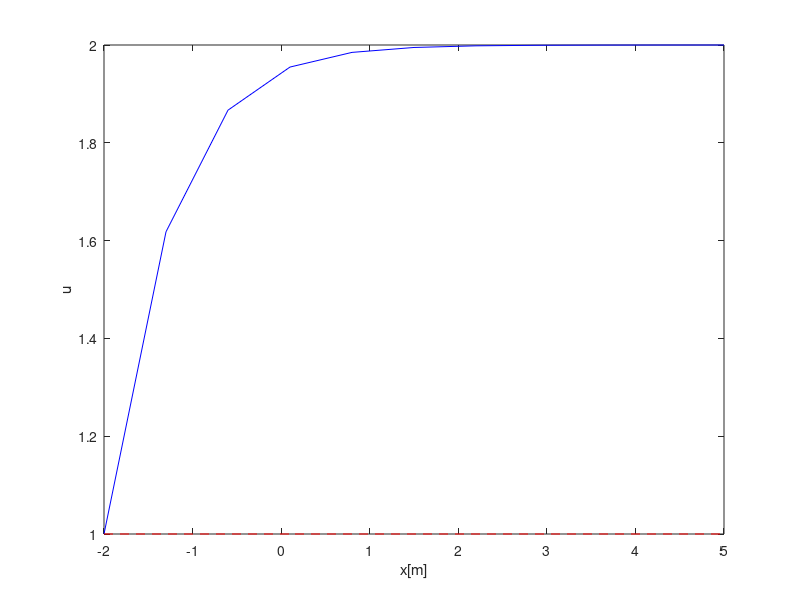

The MATLAB script that drew this image:
% v05.pdf, slide 12
% u^2ux + ut = 0

clear all, clc

% diskretizovati prostor
xl = -2; xd = 5; Nx = 11;
x = linspace(xl, xd, Nx);
dx = x(2)-x(1);

% diskretizovati vreme
t = 0;
tfin = 11;
dt = 0.1;

u0 = 1*(x<0) + 2 * (x>=0);
u = u0; % deklaracija niza

while (t < tfin)
  t = t + dt; % posto je uslov po vremenu
  u(1) = 1; % granicni uslov iz zadatka
  % ...:Nx)^2
  u(2:Nx) = u0(2:Nx) - dt/dx * (u0(2:Nx).^2 -  u0(2:Nx) - u0(1:Nx-1));
  u0 = u; % fiktivna naredba jer je u niz
 
  % axis([xl, xd, 0, 1]);

  % porediti analiticko & numericko
  for i=1:Nx
      if x(i) < t
          ua(i) = 1;
      elseif x(i) < 4*t+3
          ua(i) = sqrt((x(i)-3)/t); % analytical sol (inverse)
      else
          ua(i) = 2;
      end
  end
  plot(x, u, 'b', x, ua, 'r--');
  xlabel('x[m]')
  ylabel('u')
  drawnow;
end